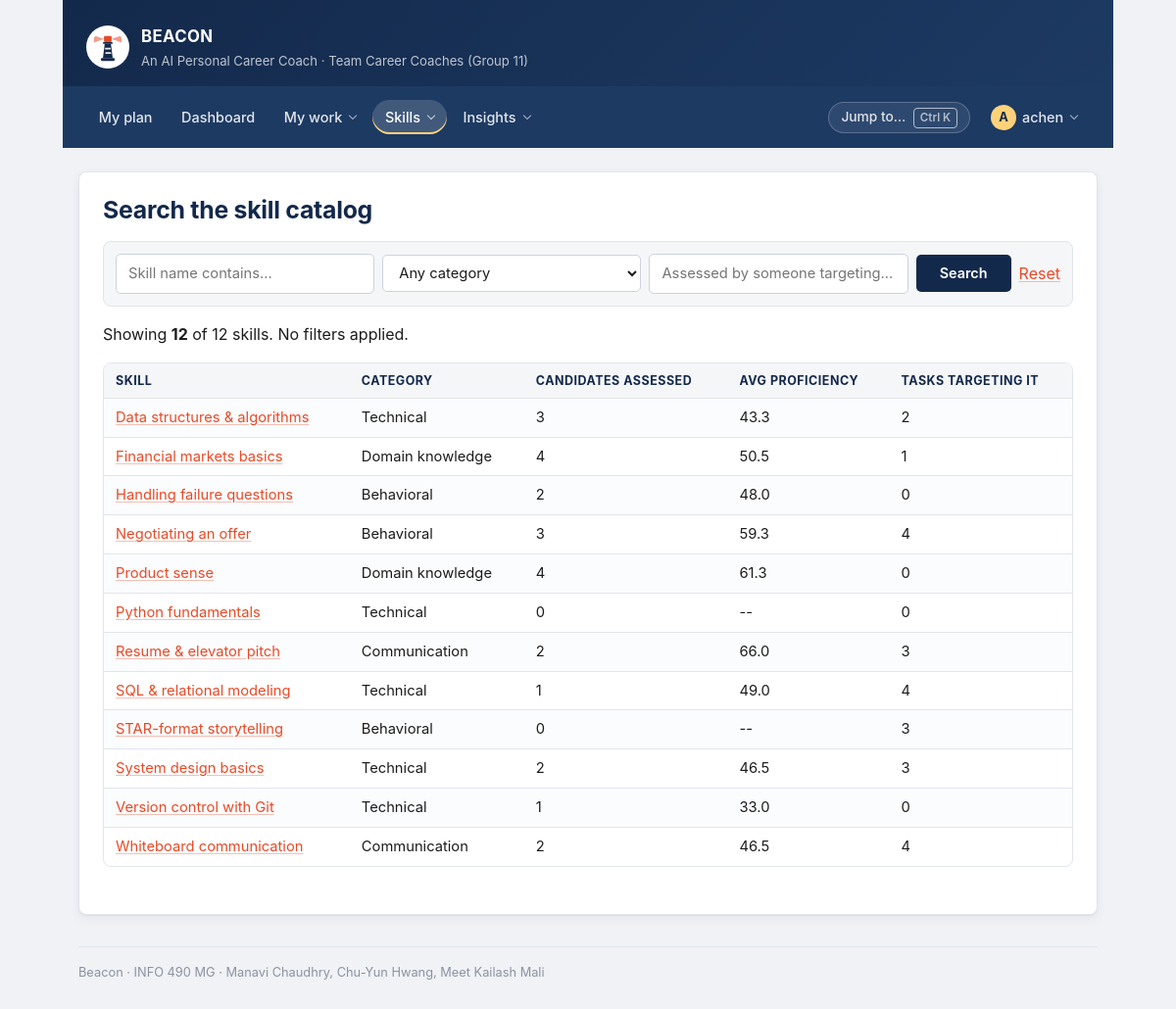
Screenshot of /search/skills/ (signed in) with the database file from the repository.
### preparation/models.py (models this page shows, shortened)
class Skill(models.Model):
    class Category(models.TextChoices):
        TECHNICAL = "TECH", "Technical"
        BEHAVIORAL = "BEHAV", "Behavioral"
        DOMAIN = "DOMAIN", "Domain knowledge"
        COMMUNICATION = "COMM", "Communication"
    name = models.CharField(max_length=100)
    category = models.CharField(
        max_length=6, choices=Category.choices, default=Category.TECHNICAL
    )
    description = models.TextField(
        blank=True, help_text="What mastery of this skill looks like in an interview."
    )
    created_at = models.DateTimeField(auto_now_add=True)
    class Meta:
        ordering = ["category", "name"]
        constraints = [
            models.UniqueConstraint(
                fields=["name", "category"], name="uniq_skill_name_per_category"
            )
        ]
    def get_absolute_url(self):
        return reverse("preparation:skill_detail", args=[self.pk])

### preparation/views.py (the view, shortened to what this page needs)
# urls.py: path("search/skills/", views.skill_search, name="skill_search"),
@login_required
def skill_search(request):
    query = request.GET.get("q", "").strip()
    category = request.GET.get("category", "").strip()
    role = request.GET.get("role", "").strip()
    skills = Skill.objects.all()
    filters_applied = []
    invalid_category = ""
    if query:
        skills = skills.filter(name__icontains=query)
        filters_applied.append(f'name contains "{query}"')
    if role:
        skills = skills.filter(
            assessments__candidate__target_role__icontains=role
        ).distinct()
        filters_applied.append(f'assessed by someone targeting "{role}"')
    skills = skills.annotate(
        learner_count=Count("assessments", distinct=True),
        task_count=Count("tasks", distinct=True),
        average_proficiency=Avg("assessments__proficiency_score"),
    )
    context = {
        "skills": skills,
        "query": query,
        "category": category,
        "role": role,
        "categories": Skill.Category.choices,
        "filters_applied": filters_applied,
        "invalid_category": invalid_category,
        "total_in_catalog": Skill.objects.count(),
        "matches": skills.count(),
    }
    return render(request, "preparation/skill_search.html", context)

### preparation/context_processors.py (called while the page is built)
def google_oauth(request):
    provider = settings.SOCIALACCOUNT_PROVIDERS.get("google", {})
    app = provider.get("APP", {})
    return {
        "google_oauth_configured": bool(app.get("client_id") and app.get("secret")),
        "google_oauth_placeholder": settings.DEBUG,
    }

### preparation/navigation.py (called while the page is built)
def _entry(item, current, user):
    if item.get("staff_only") and not user.is_staff:
        return None
    try:
        url = reverse(item["name"])
    except NoReverseMatch:
        return None
    return {
        "label": item["label"],
        "url": url,
        "hint": item.get("hint", ""),
        "active": current == item["name"],
    }

def navigation(request):
    if not getattr(request, "user", None) or not request.user.is_authenticated:
        return {"nav": None}
    return {"nav": build(request)}

### templates/preparation/skill_search.html (shortened to what this page needs)
{% extends "base.html" %}
{% block heading %}Search the skill catalog{% endblock %}
{% block content %}
  <form method="get">
    <input type="text" name="q" value="{{ query }}" placeholder="Skill name contains...">
    <select name="category">
      <option value="">Any category</option>
    </select>
    <input type="text" name="role" value="{{ role }}" placeholder="Assessed by someone targeting...">
    <button type="submit">Search</button>
    <a href="{% url 'preparation:skill_search' %}">Reset</a>
  </form>
  <p>
    Showing <strong>{{ matches }}</strong> of {{ total_in_catalog }} skills.
    {% if filters_applied %}
      Filtered where {% for f in filters_applied %}{{ f }}{% if not forloop.last %}, and {% endif %}{% endfor %}.
    {% else %}
      No filters applied.
    {% endif %}
  </p>
  <div class="table-scroll">
  <table>
    <tr>
      <th>Skill</th><th>Category</th><th>Candidates assessed</th>
      <th>Avg proficiency</th><th>Tasks targeting it</th>
    </tr>
    {% for skill in skills %}
      <tr>
        <td><a href="{{ skill.get_absolute_url }}">{{ skill.name }}</a></td>
        <td>{{ skill.get_category_display }}</td>
        <td>{{ skill.learner_count }}</td>
        <td>{% if skill.average_proficiency %}{{ skill.average_proficiency|floatformat:1 }}{% else %}--{% endif %}</td>
        <td>{{ skill.task_count }}</td>
      </tr>
    {% endfor %}
  </table>
  </div>
{% endblock %}

### templates/base.html (shortened to what this page needs)
{% load static %}<!DOCTYPE html>
<html lang="en">
<head>
  <link rel="stylesheet" href="{% static 'css/beacon.css' %}">
</head>
<body class="{% block body_class %}{% endblock %}">
  <div class="page">
    <header class="masthead">
      <img class="masthead__logo" src="{% static 'img/beacon-logo.svg' %}"
           alt="" width="44" height="44">
      <div class="masthead__text">
        <p class="masthead__title">BEACON</p>
        <p class="masthead__tagline">
          An AI Personal Career Coach &middot; Team Career Coaches (Group 11)
        </p>
      </div>
    </header>
    <nav class="nav" aria-label="Main">
      {% if nav %}
        <ul class="nav__list">
          {% for item in nav.items %}
            {% if item.children %}
              <li class="nav__group">
                <details class="menu{% if item.active %} is-active{% endif %}">
                  <summary class="nav__link">{{ item.label }}</summary>
                </details>
              </li>
            {% else %}
              <li>
                <a class="nav__link{% if item.active %} is-active{% endif %}" href="{{ item.url }}"
                   {% if item.active %}aria-current="page"{% endif %}>{{ item.label }}</a>
              </li>
            {% endif %}
          {% endfor %}
        </ul>
        <div class="nav__right">
          <button type="button" class="nav-palette" data-palette-open
                  aria-label="Search pages, candidates and skills">
            Jump to&hellip; <kbd>&#8984;K</kbd>
          </button>
          <details class="menu menu--account">
            <summary class="nav__link nav__avatar" aria-label="Account menu">
              <span class="avatar" aria-hidden="true">{{ user.get_username|slice:":1"|upper }}</span>
              <span class="nav__username">{{ user.get_username }}</span>
            </summary>
          </details>
        </div>
      {% else %}
        <ul class="nav__list">
          <li><a class="nav__link" href="{% url 'preparation:login' %}">Log In</a></li>
          <li><a class="nav__link" href="{% url 'preparation:signup' %}">Sign Up</a></li>
        </ul>
      {% endif %}
    </nav>
    <main class="content">
      {% block page_header %}
        <h1 class="page-title">{% block heading %}Beacon{% endblock %}</h1>
      {% endblock %}
      {% block content %}{% endblock %}
    </main>
    <footer class="footer">
      Beacon &middot; INFO 490 MG &middot; Manavi Chaudhry, Chu-Yun Hwang, Meet Kailash Mali
    </footer>
  </div>
</body>
</html>

### rows the page displays
Skill: name "Data structures & algorithms", category "Technical", learner_count "3", average_proficiency "43.3", task_count "2"
Skill: name "Financial markets basics", category "Domain knowledge", learner_count "4", average_proficiency "50.5", task_count "1"
Skill: name "Handling failure questions", category "Behavioral", learner_count "2", average_proficiency "48.0", task_count "0"
Skill: name "Negotiating an offer", category "Behavioral", learner_count "3", average_proficiency "59.3", task_count "4"
Skill: name "Product sense", category "Domain knowledge", learner_count "4", average_proficiency "61.3", task_count "0"
Skill: name "Python fundamentals", category "Technical", learner_count "0", task_count "0"
Skill: name "Resume & elevator pitch", category "Communication", learner_count "2", average_proficiency "66.0", task_count "3"
Skill: name "SQL & relational modeling", category "Technical", learner_count "1", average_proficiency "49.0", task_count "4"
Skill: name "STAR-format storytelling", category "Behavioral", learner_count "0", task_count "3"
Skill: name "System design basics", category "Technical", learner_count "2", average_proficiency "46.5", task_count "3"
Skill: name "Version control with Git", category "Technical", learner_count "1", average_proficiency "33.0", task_count "0"
Skill: name "Whiteboard communication", category "Communication", learner_count "2", average_proficiency "46.5", task_count "4"

### other values shown
{{ item.label }} "My plan" "Dashboard"
{{ item.label }} "My work" "Skills" "Insights"
{{ user.get_username|slice:":1"|upper }} "A"
{{ user.get_username }} "achen"
{{ matches }} "12"
{{ total_in_catalog }} "12"
